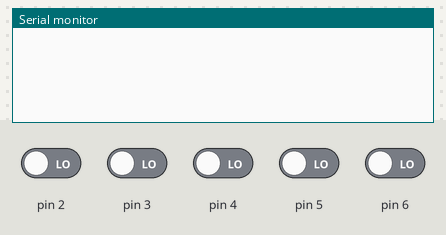
Recording of a sketch running on a simulated Arduino Uno, built with avr-gcc and run on an emulated ATmega328P. On the bench: the last lines printed to the serial monitor. The test bench sets the inputs (shaded band); at power-on: pin 2–6 LOW.

Above: at 1.2 s.
1.3 s: pin 2 driven HIGH
At 1.7 s:
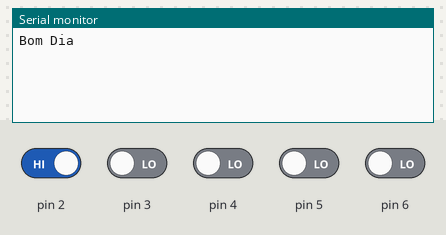
3.3 s: pin 2 driven LOW and pin 3 driven HIGH
At 3.7 s:
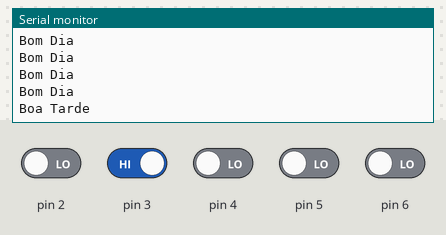
5.3 s: pin 3 driven LOW and pin 4 driven HIGH
At 5.6 s:
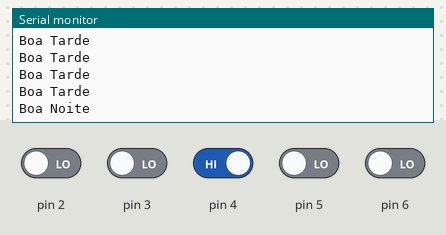

Measured:
- after the input at 1.3 s, the serial monitor: prints a new line at once (image 1)
- after the input at 3.3 s, the serial monitor: prints a new line at once (image 2)
- after the input at 5.3 s, the serial monitor: prints a new line at once (image 3)

The sketch:

6.ino
```cpp
void setup()
{
  pinMode(2, INPUT);
  pinMode(3, INPUT);
  pinMode(4, INPUT);
  pinMode(5, INPUT);
  pinMode(6, INPUT);
  Serial.begin(9600);
}

void loop()
{
  if (digitalRead(2)){
  Serial.println("Bom Dia");
    delay (500);
  }

  else if (digitalRead (3)){
   Serial.println("Boa Tarde");
    delay (500);
  }
  else if (digitalRead (4)){
   Serial.println("Boa Noite");
    delay (500);
  }
  else if (digitalRead (5)){
   Serial.println("Tudo Bem?");
    delay (500);
  }
  else if (digitalRead (6)){
   Serial.println("Oi");
    delay (500);
  }
}
```
